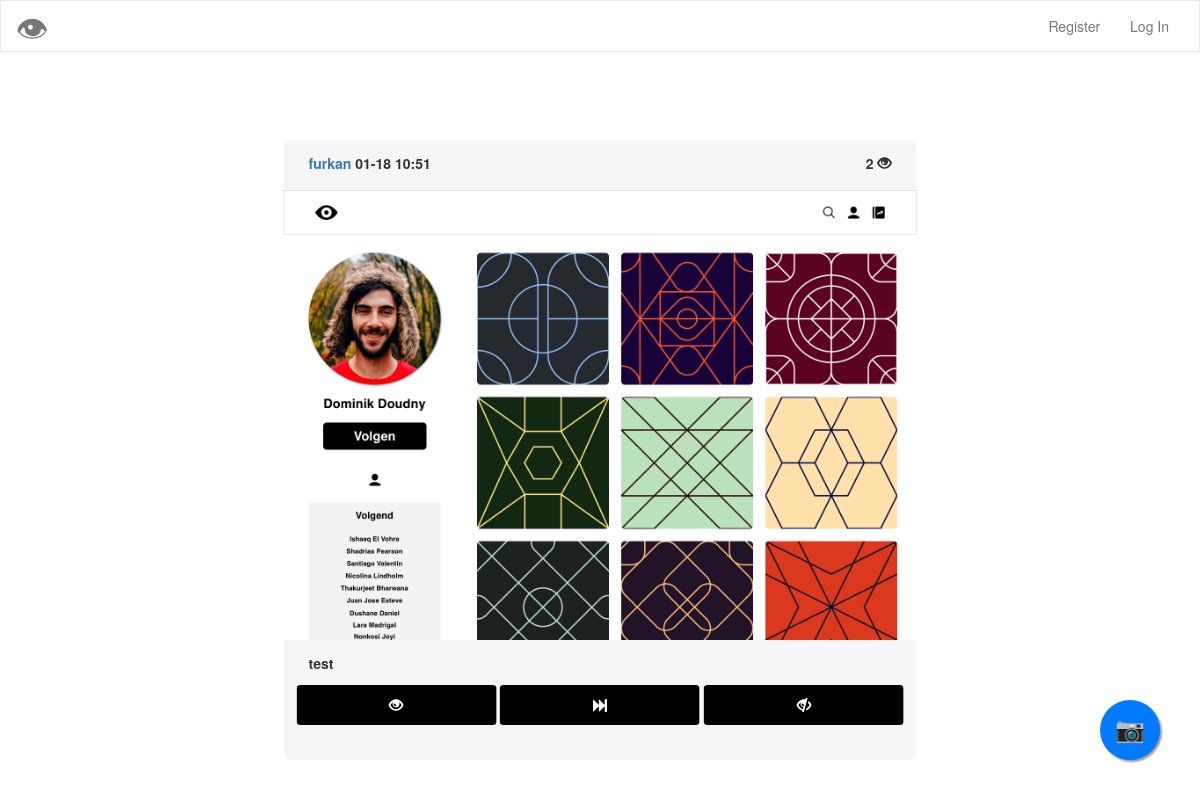
Before: / with the older database file.
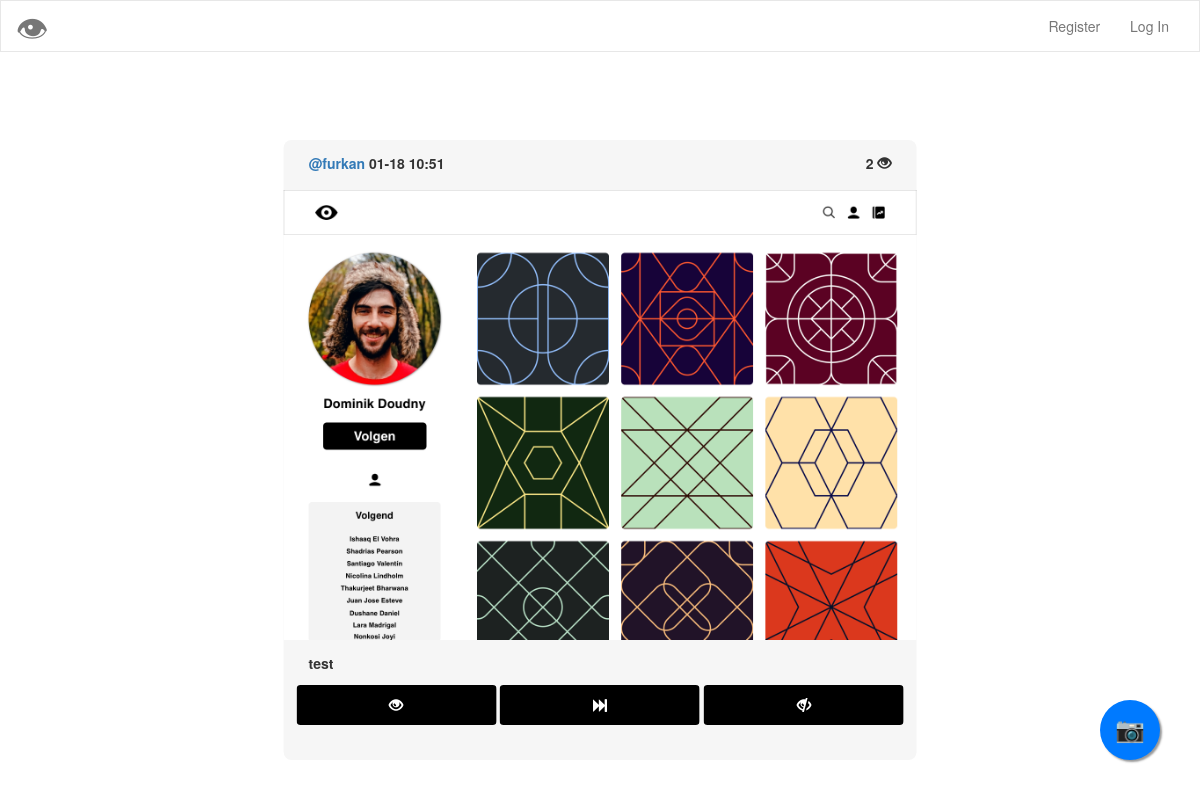
After: the same page with the newer database file.
### tables this page shows
CREATE TABLE 'uploads' ('id' integer PRIMARY KEY AUTOINCREMENT NOT NULL, 'user_id' integer NOT NULL, 'upload' text NOT NULL, 'description' text NOT NULL, 'timestamp' double precision NOT NULL DEFAULT CURRENT_TIMESTAMP, 'username'  text NOT NULL  , 'score' INTEGER NOT NULL DEFAULT 0);

### application.py (the view)
@app.route("/")
def index():
    random_check = random_upload()
    if random_check == None:
        print("No pictures")
        return redirect(url_for("account"))
    else:
        random = random_upload()[0]
        return render_template("index.html", random=random)

### helpers.py (called while the page is built)
def random_upload():
    random = db.execute("SELECT username, upload, description, score, timestamp, id FROM uploads ORDER BY RANDOM() LIMIT 1")
    if len(random) < 1:
        print("No pictures")
        flash("No pictures available")
        return None
    else:
        date = random[0]["timestamp"]
        date = date[5:16]
        random[0]["timestamp"] = date
        return random

### templates/index.html (shortened to what this page needs)
{% extends "layout.html" %}
{% block main %}
<div id="random_image">
    <div class="description-post">
        <a href="{{ url_for('profile', username= random.username) }}"><label id="username">{{ random.username }} </label></a>
        <label id="timestamp">{{ random.timestamp }} </label>
        <label id="score">{{ random.score }} <span class="glyphicon glyphicon-eye-open"></span></label>
    </div>
    <img src="/upload/{{ random.upload }}" class="img-responsive-home" id="random_file">
    <div class="bottom-description">
        <label id="description">{{ random.description }} </label>
    </div>
    <div class="like_buttons">
    <button id="like" onclick="likeButtonClicked({{ random.id }})" class="btn btn-dark"><b><span class="glyphicon glyphicon-eye-open"></span></b></button>
    <button id="skip" onclick="skipButtonClicked({{ random.id }})" class="btn btn-dark"><b><span class="glyphicon glyphicon-fast-forward"></span></b></button>
    <button id="dislike" onclick="dislikeButtonClicked({{ random.id }})" class="btn btn-dark"><b><span class="glyphicon glyphicon-eye-close"></span></b></button>
</div>
</div>
{% endblock %}

Changed rows visible on the page:
changed uploads "test": username "furkan" → "@furkan"
